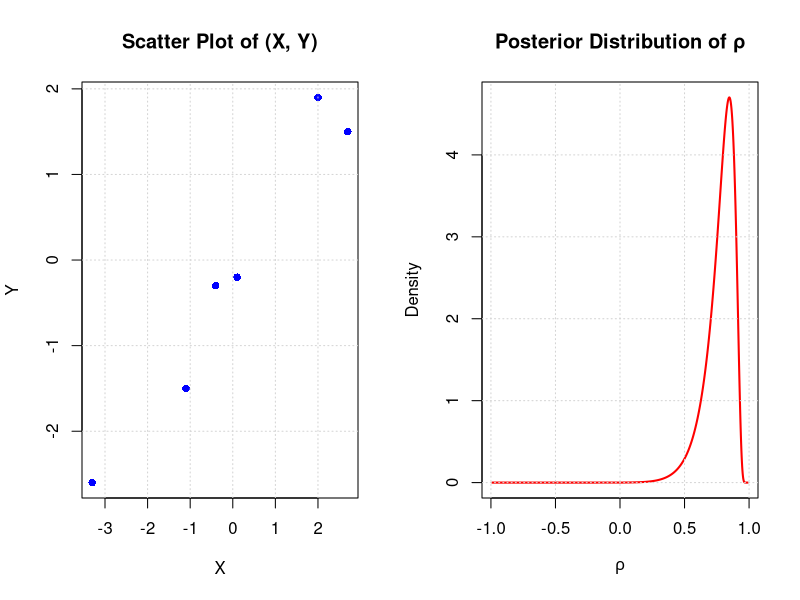

This figure's R source:
## ---- chunk 1
# Data
x <- c(-3.3, 0.1, -1.1, 2.7, 2.0, -0.4)
y <- c(-2.6, -0.2, -1.5, 1.5, 1.9, -0.3)
n <- length(x)

# Create a grid of rho values 
rho_grid <- seq(-0.99, 0.99, length.out = 1000)

# Define a function to compute the log-likelihood for a given rho.
log_likelihood_rho <- function(rho, x, y) {

  # Sum this for all values as per the log likelhood from the scanned notes 
  log_likelihood <- sum(-0.5*log(2*pi) - 0.5*log(1 - rho^2) -
              (1/(2*(1 - rho^2)))*(x^2 - 2*rho*x*y + y^2))
  return(log_likelihood)
}

# Find the log likelihood for each value of rho
logL <- sapply(rho_grid, log_likelihood_rho, x = x, y = y)

# subtract maximum log likelihood 
LogL2 <- exp(logL - max(logL))

# find the posterior density by normalizing.
posterior_rho <- LogL2 / sum(LogL2 * (rho_grid[2] - rho_grid[1]))


par(mfrow = c(1, 2))

# Scatter plot of the data
plot(x, y, pch = 16, col = "blue", main = "Scatter Plot of (X, Y)",
     xlab = "X", ylab = "Y")
grid()

# Posterior density plot for rho
plot(rho_grid, posterior_rho, type = "l", lwd = 2, col = "red",
     main = "Posterior Distribution of ρ",
     xlab = expression(rho), ylab = "Density")
grid()

